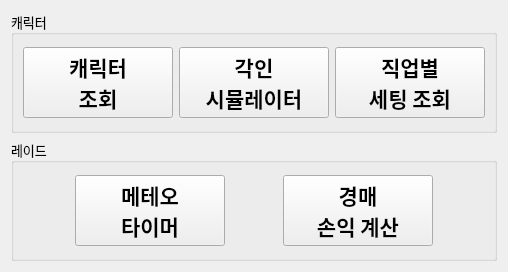
<?xml version="1.0" encoding="UTF-8"?>
<ui version="4.0">
 <class>LoaTools</class>
 <widget class="QWidget" name="LoaTools">
  <property name="geometry">
   <rect>
    <x>0</x>
    <y>0</y>
    <width>504</width>
    <height>272</height>
   </rect>
  </property>
  <property name="windowTitle">
   <string>LoaTools</string>
  </property>
  <layout class="QGridLayout" name="gridLayout">
   <item row="1" column="0">
    <widget class="QGroupBox" name="groupBox">
     <property name="font">
      <font>
       <family>나눔스퀘어 네오 Regular</family>
       <pointsize>10</pointsize>
       <bold>false</bold>
      </font>
     </property>
     <property name="title">
      <string>레이드</string>
     </property>
     <layout class="QHBoxLayout" name="horizontalLayout">
      <item>
       <widget class="QPushButton" name="pbMeteorTimer">
        <property name="minimumSize">
         <size>
          <width>150</width>
          <height>0</height>
         </size>
        </property>
        <property name="maximumSize">
         <size>
          <width>150</width>
          <height>16777215</height>
         </size>
        </property>
        <property name="font">
         <font>
          <family>나눔스퀘어 네오 ExtraBold</family>
          <pointsize>16</pointsize>
          <bold>true</bold>
         </font>
        </property>
        <property name="text">
         <string>메테오
타이머</string>
        </property>
       </widget>
      </item>
      <item>
       <widget class="QPushButton" name="pbAuctionCalc">
        <property name="minimumSize">
         <size>
          <width>150</width>
          <height>0</height>
         </size>
        </property>
        <property name="maximumSize">
         <size>
          <width>150</width>
          <height>16777215</height>
         </size>
        </property>
        <property name="font">
         <font>
          <family>나눔스퀘어 네오 ExtraBold</family>
          <pointsize>16</pointsize>
          <bold>true</bold>
         </font>
        </property>
        <property name="text">
         <string>경매
손익 계산</string>
        </property>
       </widget>
      </item>
     </layout>
    </widget>
   </item>
   <item row="0" column="0">
    <widget class="QGroupBox" name="groupBox_2">
     <property name="font">
      <font>
       <family>나눔스퀘어 네오 Regular</family>
       <pointsize>10</pointsize>
      </font>
     </property>
     <property name="title">
      <string>캐릭터</string>
     </property>
     <layout class="QGridLayout" name="gridLayout_2">
      <item row="0" column="0">
       <layout class="QVBoxLayout" name="verticalLayout">
        <item>
         <layout class="QHBoxLayout" name="hLayoutCharacter1">
          <item>
           <widget class="QPushButton" name="pbProfile">
            <property name="minimumSize">
             <size>
              <width>150</width>
              <height>0</height>
             </size>
            </property>
            <property name="maximumSize">
             <size>
              <width>150</width>
              <height>16777215</height>
             </size>
            </property>
            <property name="font">
             <font>
              <family>나눔스퀘어 네오 ExtraBold</family>
              <pointsize>16</pointsize>
              <bold>true</bold>
             </font>
            </property>
            <property name="text">
             <string>캐릭터
조회</string>
            </property>
           </widget>
          </item>
          <item>
           <widget class="QPushButton" name="pbEngrave">
            <property name="minimumSize">
             <size>
              <width>150</width>
              <height>0</height>
             </size>
            </property>
            <property name="maximumSize">
             <size>
              <width>150</width>
              <height>16777215</height>
             </size>
            </property>
            <property name="font">
             <font>
              <family>나눔스퀘어 네오 ExtraBold</family>
              <pointsize>16</pointsize>
              <bold>true</bold>
             </font>
            </property>
            <property name="text">
             <string>각인
시뮬레이터</string>
            </property>
           </widget>
          </item>
          <item>
           <widget class="QPushButton" name="pbSettingAdviser">
            <property name="minimumSize">
             <size>
              <width>150</width>
              <height>0</height>
             </size>
            </property>
            <property name="maximumSize">
             <size>
              <width>150</width>
              <height>16777215</height>
             </size>
            </property>
            <property name="font">
             <font>
              <family>나눔스퀘어 네오 ExtraBold</family>
              <pointsize>16</pointsize>
              <bold>true</bold>
             </font>
            </property>
            <property name="text">
             <string>직업별
세팅 조회</string>
            </property>
           </widget>
          </item>
         </layout>
        </item>
        <item>
         <layout class="QHBoxLayout" name="hLayoutCharacter2"/>
        </item>
       </layout>
      </item>
     </layout>
    </widget>
   </item>
  </layout>
 </widget>
 <resources/>
 <connections/>
</ui>
